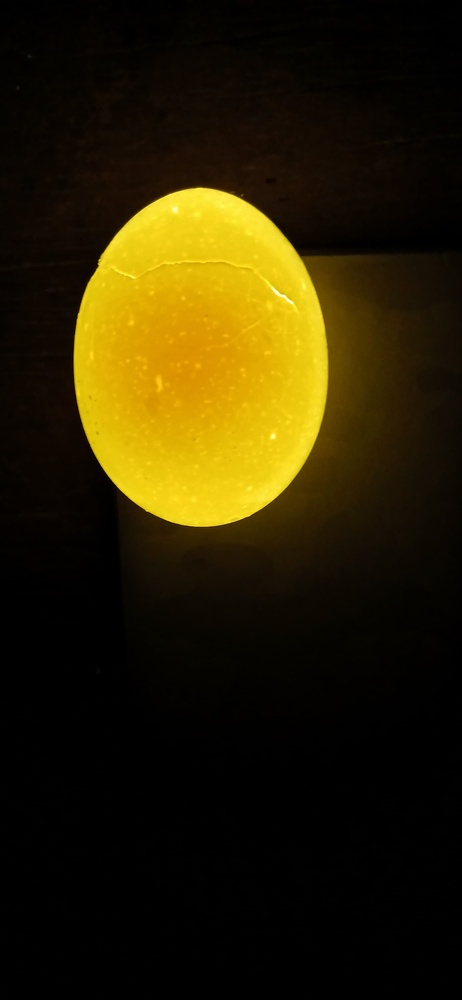
#> input picture imagest02/WhatsApp Image 2024-05-06 at 19.07.33_e55602be.jpg, 462 x 1000 px, shrunk from 1884 x 4080 before the run; its folder holds only this picture in this run
$ python CrackDetector.py
#> lines starting #> are read from the running program, lines starting #| are printed output that depends on the picture; after the words box and inside, x2 and y2 are one past the last pixel; in counts of white or black regions, pixels touching at a corner belong together
import cv2
import numpy as np
import matplotlib.pyplot as plt
import os


input_folder = "imagest02"

image_files = [f for f in os.listdir(input_folder) if os.path.isfile(os.path.join(input_folder, f))]


for image_file in image_files:
    # Load the image
    image_path = os.path.join(input_folder, image_file)
    image = cv2.imread(image_path)
#> image is the input picture: shape (1000, 462, 3); mean B, G, R 3.1, 34, 43.7

    if image is None:
        print(f"Error loading image {image_file}")
        continue

    # Split into color channels
    b, g, r = cv2.split(image)
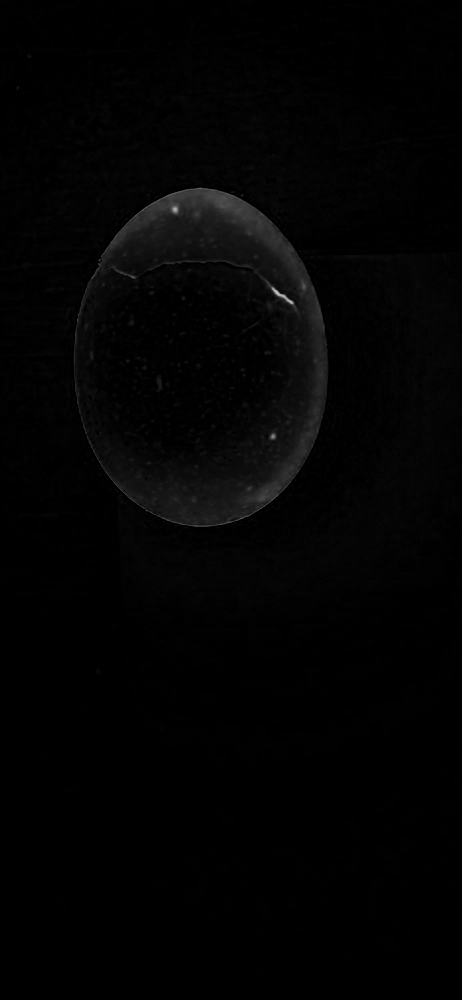
#> b: shape (1000, 462); min 0, max 191, mean 3.1
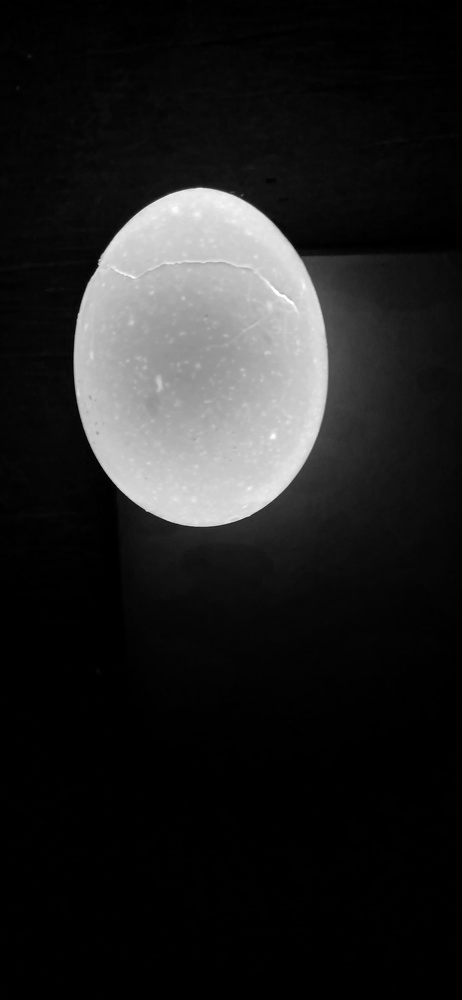
#> g: shape (1000, 462); min 0, max 255, mean 34
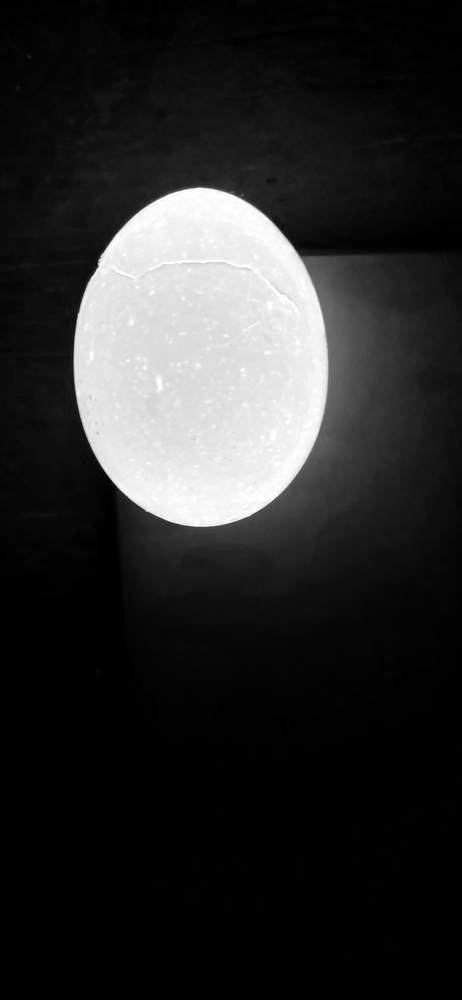
#> r: shape (1000, 462); min 0, max 255, mean 43.7

    gray_red = r
    gray_green = g

    # Apply Gaussian Blur to the red channel
    blurred_red = cv2.GaussianBlur(gray_red, (11, 11), 0)

    # Threshold the blurred red channel to create a binary mask for the egg
    _, binary_image = cv2.threshold(blurred_red, 150, 255, cv2.THRESH_BINARY)
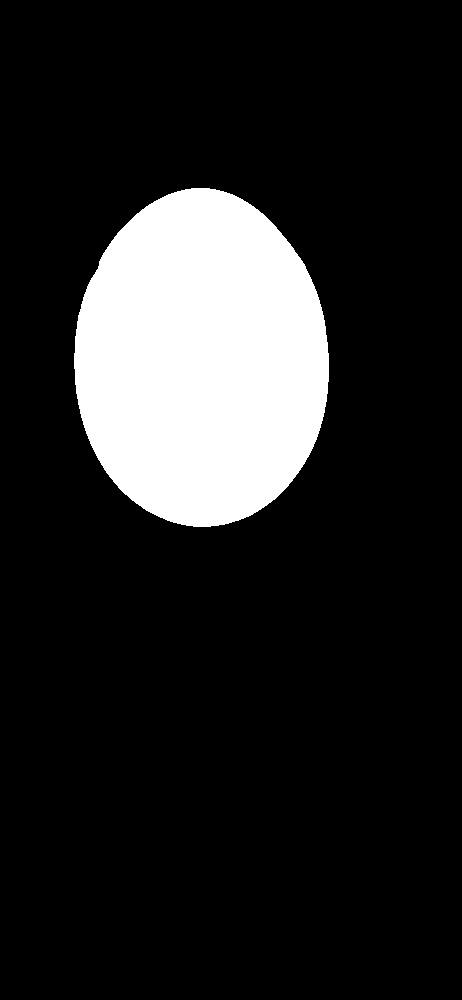
#> binary_image: shape (1000, 462); 14.6% white; 1 white region, box (x1, y1, x2, y2) and area: (74, 188, 329, 527) 67490

    # Detect edges in the green channel
    edges = cv2.Canny(gray_green, 50, 250)
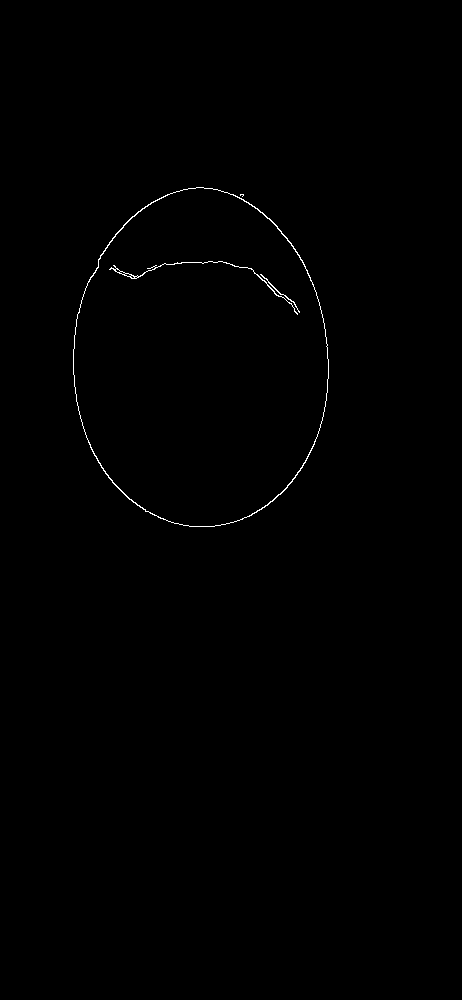
#> edges: shape (1000, 462); 0.32% white in thin lines or dots, all inside (x1, y1, x2, y2) = (73, 187, 329, 527)

    # Apply morphological closing to the edges to close small gaps
    kernel = np.ones((3, 3), np.uint8)
    morph_closed = cv2.morphologyEx(edges, cv2.MORPH_CLOSE, kernel)

    #final_image = cv2.subtract(binary_image, morph_closed)

    masked_cracks_inside = cv2.bitwise_and(morph_closed, morph_closed, mask=binary_image)
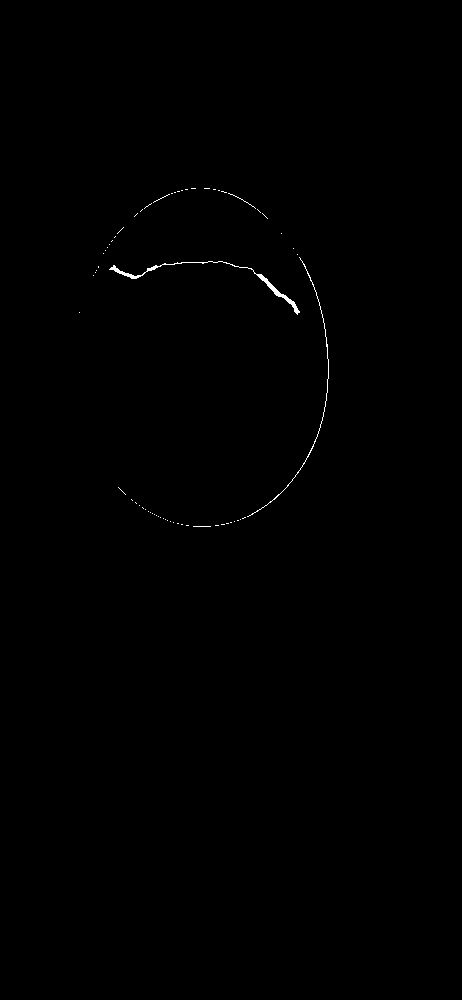
#> masked_cracks_inside: shape (1000, 462); 0.22% white in thin lines or dots, all inside (x1, y1, x2, y2) = (79, 188, 329, 527)

    # Find contours of cracks inside the egg
    contours_inside, _ = cv2.findContours(masked_cracks_inside, cv2.RETR_EXTERNAL, cv2.CHAIN_APPROX_SIMPLE)
#> contours_inside = 64 contours, 62 with area under 20; largest, box (x1, y1, x2, y2) and area: (109, 261, 300, 315) 305, (247, 257, 329, 517) 28

    # Filter contours
    min_area = 500
    crack_contours_inside = [c for c in contours_inside if cv2.contourArea(c) > min_area]
#> crack_contours_inside = []


    crack_image_inside = image.copy()

    # Draw the detected cracks
    if crack_contours_inside:
        cv2.drawContours(crack_image_inside, crack_contours_inside, -1, (0, 255, 0), 3)  # Draw inside cracks in red
        crack_detected = True
    else:
        crack_detected = False


    plt.subplot(1, 2, 1)
    plt.imshow(cv2.cvtColor(image, cv2.COLOR_BGR2RGB))
    plt.title(f"Original Image: {image_file}")
    plt.axis('off')

    if crack_detected:
        plt.subplot(1, 2, 2)
        plt.imshow(cv2.cvtColor(crack_image_inside, cv2.COLOR_BGR2RGB))
        plt.title("Detected Cracks In Egg")
        plt.axis('off')
    else:
        plt.subplot(1, 2, 2)
        plt.text(0.5, 0.5, 'No Crack Detected In Egg', fontsize=12, ha='center', va='center')
        plt.title("Crack Detection Result")
        plt.axis('off')

    plt.show()

$ run again, on imagest02/c4.jpg
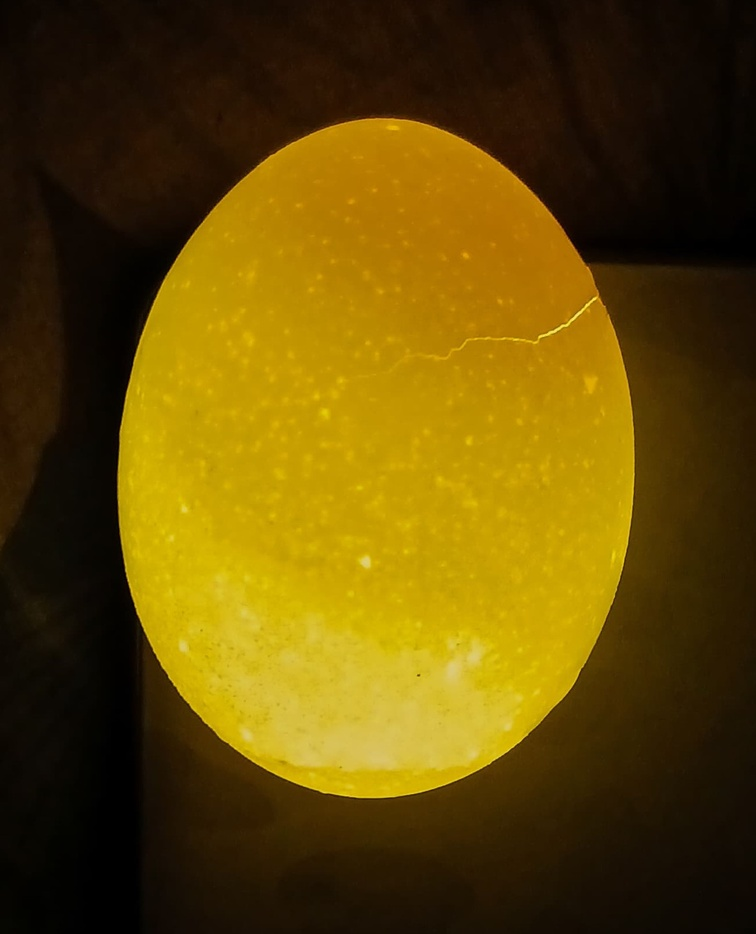
#> input picture imagest02/c4.jpg, 756 x 934 px, shrunk from 1298 x 1604 before the run
#> image is the input picture: shape (934, 756, 3); mean B, G, R 4.9, 73.2, 97
#> `_, binary_image = cv2.threshold(blurred_red, 150, 255, cv2.THRESH_BINA..`:
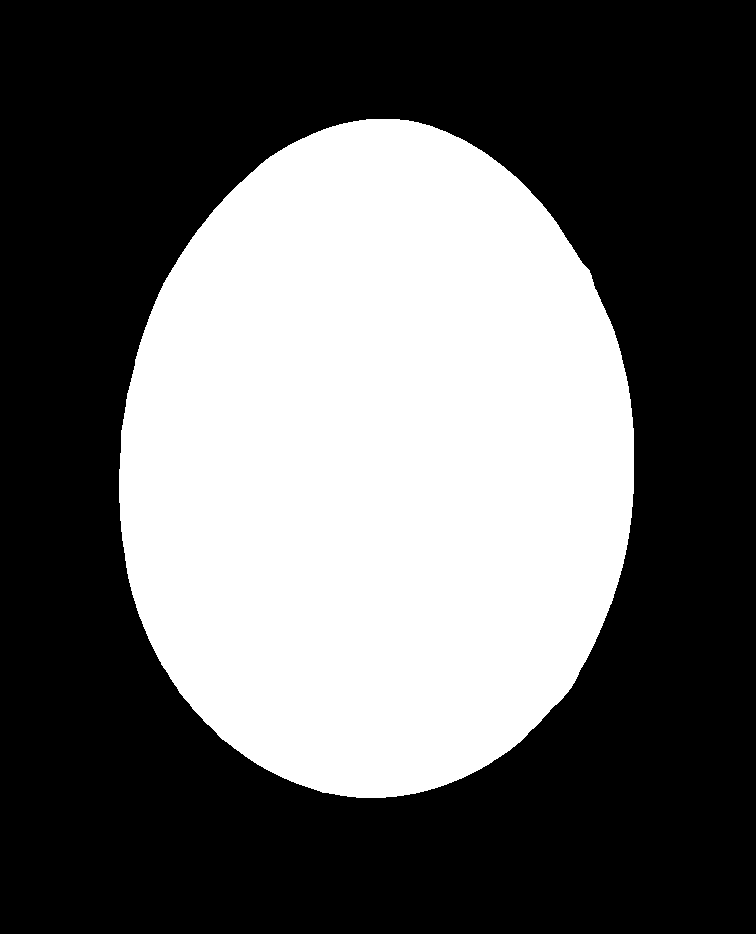
#> binary_image: shape (934, 756); 38.8% white; 1 white region, box (x1, y1, x2, y2) and area: (119, 119, 634, 798) 274003
#> edges: shape (934, 756); 0.38% white in thin lines or dots, all inside (x1, y1, x2, y2) = (117, 118, 635, 799)
#> masked_cracks_inside: shape (934, 756); 0.15% white; 153 white regions (152 under 20 px)
#> contours_inside = 153 contours, 152 with area under 20; largest, box (x1, y1, x2, y2) and area: (424, 295, 601, 361) 556
#> crack_contours_inside = 1 contour; box (x1, y1, x2, y2) and area: (424, 295, 601, 361) 556
#> crack_image_inside: shape (934, 756, 3); 0.22% of pixels changed, all inside (x1, y1, x2, y2) = (422, 293, 603, 363)
#> `plt.show()`:
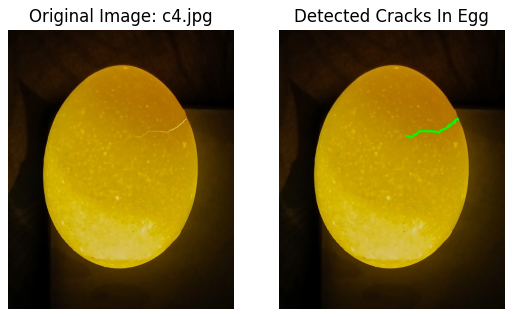
#> figure drawn by matplotlib, 2 panels

$ run again, on imagest02/c5.jpg
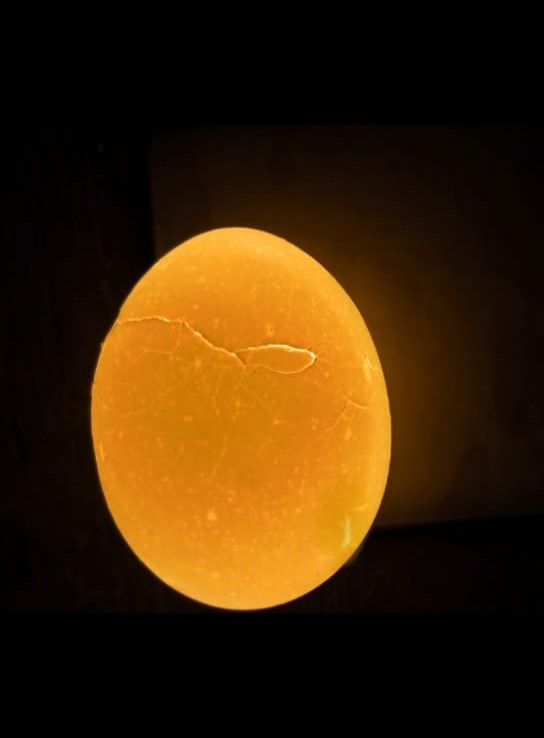
#> input picture imagest02/c5.jpg, 544 x 738 px
#> image is the input picture: shape (738, 544, 3); mean B, G, R 6.4, 36.5, 61.4
#> `_, binary_image = cv2.threshold(blurred_red, 150, 255, cv2.THRESH_BINA..`:
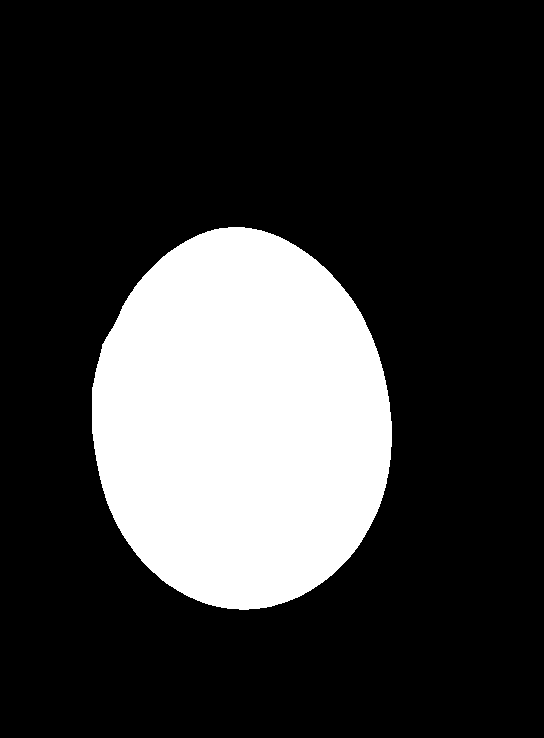
#> binary_image: shape (738, 544); 22.3% white; 1 white region, box (x1, y1, x2, y2) and area: (92, 227, 392, 610) 89418
#> edges: shape (738, 544); 0.46% white in thin lines or dots, all inside (x1, y1, x2, y2) = (90, 227, 392, 610)
#> morph_closed: shape (738, 544); 0.57% white; 2 white regions, box (x1, y1, x2, y2) and area: (90, 227, 392, 610) 1426, (183, 322, 316, 375) 852
#> masked_cracks_inside: shape (738, 544); 0.39% white; 102 white regions (98 under 20 px)
#> contours_inside = 102 contours, 99 with area under 20; largest, box (x1, y1, x2, y2) and area: (183, 322, 316, 375) 638, (113, 316, 170, 334) 98, (266, 232, 392, 447) 56
#> crack_contours_inside = 1 contour; box (x1, y1, x2, y2) and area: (183, 322, 316, 375) 638
#> crack_image_inside: shape (738, 544, 3); 0.42% of pixels changed, all inside (x1, y1, x2, y2) = (181, 320, 318, 377)
#> `plt.show()`:
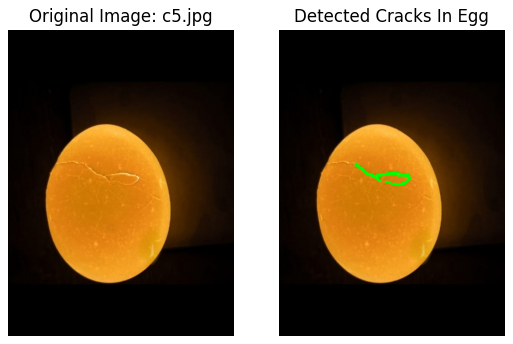
#> figure drawn by matplotlib, 2 panels

$ run again, on imagest02/c1.jpg
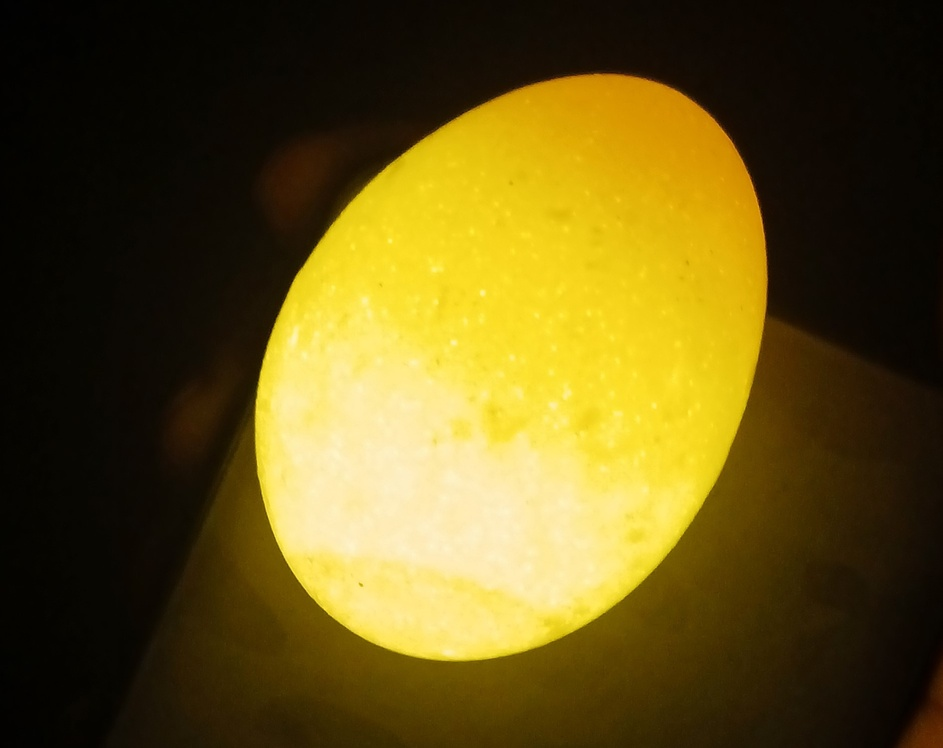
#> input picture imagest02/c1.jpg, 943 x 748 px, shrunk from 1884 x 1494 before the run
#> image is the input picture: shape (748, 943, 3); mean B, G, R 25.2, 84.1, 100.3
#> `_, binary_image = cv2.threshold(blurred_red, 150, 255, cv2.THRESH_BINA..`:
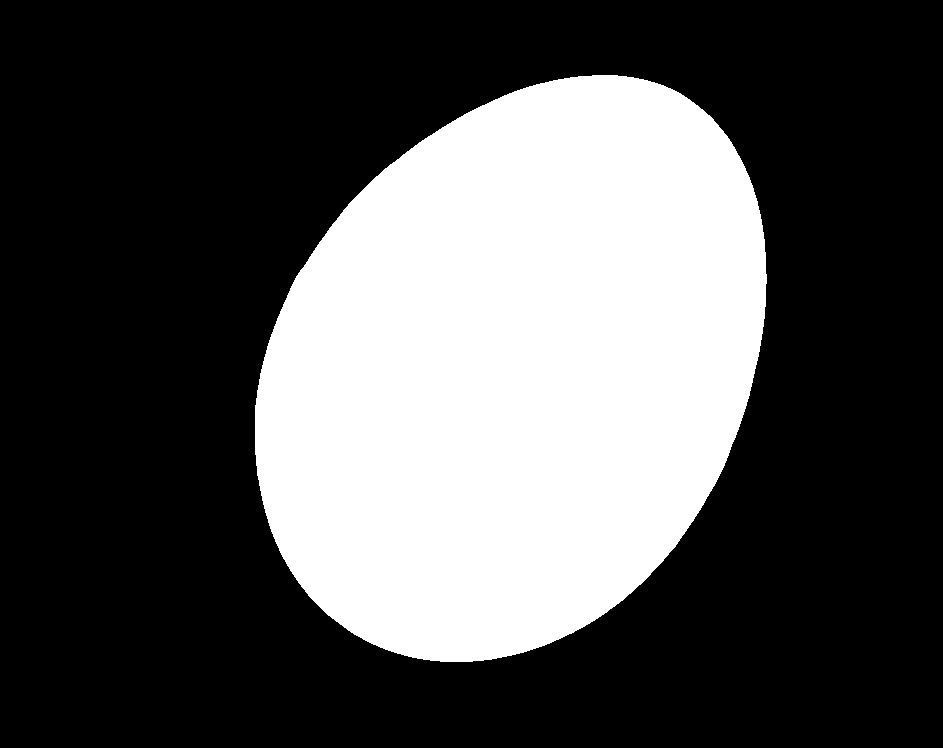
#> binary_image: shape (748, 943); 32.4% white; 1 white region, box (x1, y1, x2, y2) and area: (255, 75, 767, 662) 228448
#> edges: shape (748, 943); 0.29% white in thin lines or dots, all inside (x1, y1, x2, y2) = (254, 73, 768, 662)
#> `masked_cracks_inside = cv2.bitwise_and(morph_closed, morph_closed, mas..`:
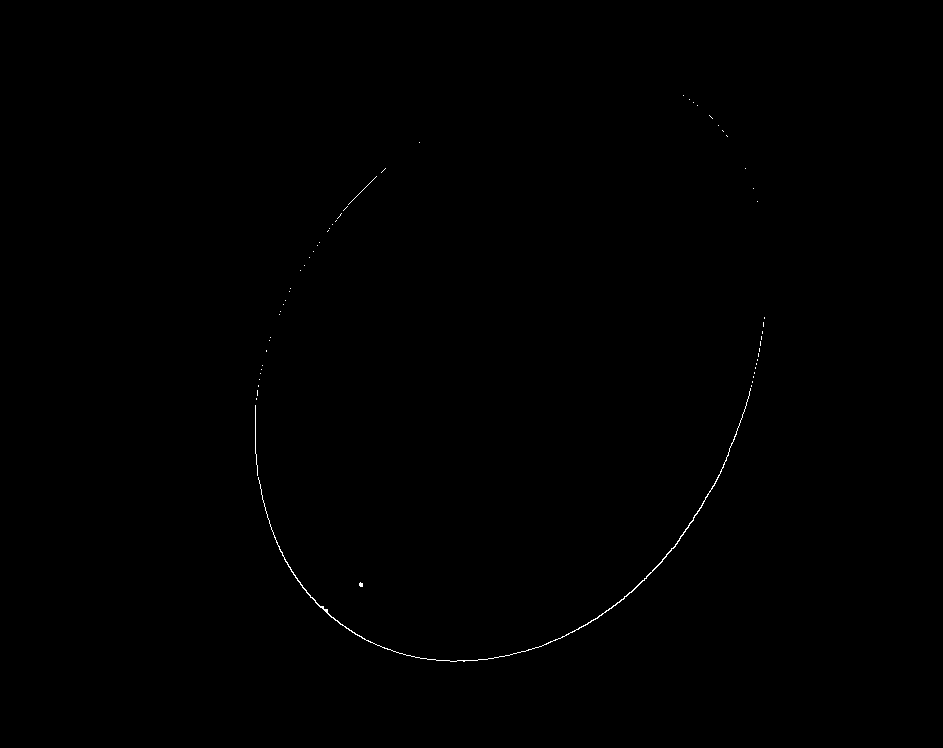
#> masked_cracks_inside: shape (748, 943); 0.16% white in thin lines or dots, all inside (x1, y1, x2, y2) = (255, 95, 765, 662)
#> contours_inside = 59 contours, 58 with area under 20; largest, box (x1, y1, x2, y2) and area: (258, 388, 751, 662) 222
#> crack_contours_inside = []
